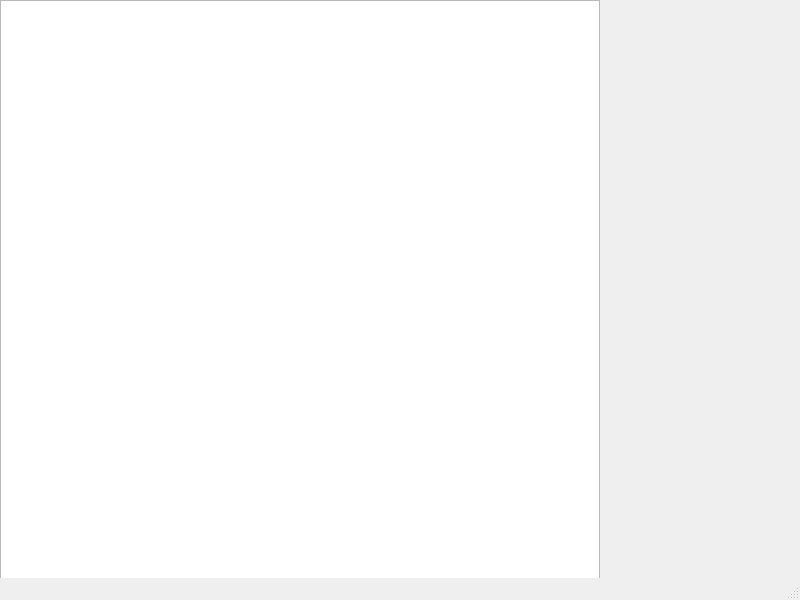
<?xml version="1.0" encoding="UTF-8"?>
<ui version="4.0">
 <class>MainWindow</class>
 <widget class="QMainWindow" name="MainWindow">
  <property name="geometry">
   <rect>
    <x>0</x>
    <y>0</y>
    <width>800</width>
    <height>600</height>
   </rect>
  </property>
  <property name="windowTitle">
   <string>MainWindow</string>
  </property>
  <widget class="QWidget" name="centralwidget">
   <widget class="QTextEdit" name="log">
    <property name="geometry">
     <rect>
      <x>0</x>
      <y>0</y>
      <width>600</width>
      <height>600</height>
     </rect>
    </property>
   </widget>
  </widget>
  <widget class="QMenuBar" name="menubar">
   <property name="geometry">
    <rect>
     <x>0</x>
     <y>0</y>
     <width>800</width>
     <height>26</height>
    </rect>
   </property>
  </widget>
  <widget class="QStatusBar" name="statusbar"/>
 </widget>
 <resources/>
 <connections/>
</ui>
